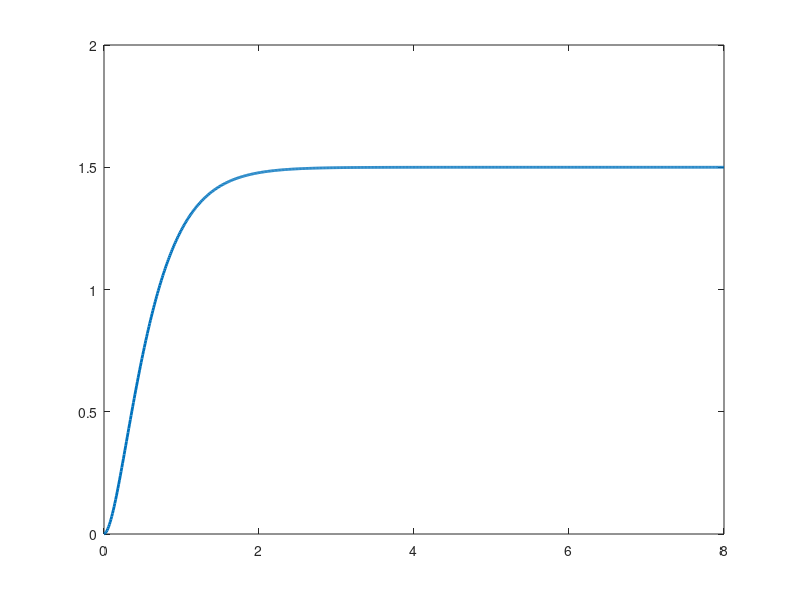

MATLAB code for this plot: (Note: this script raises an error after producing the figure.)
clc;
clear;
close all;

% Parameters
m = 0.75;          % kg
g = 9.81;          % m/s^2
dt = 0.01;         % s
t_end = 8;         % s
t = 0:dt:t_end;

% Controller gains
Kp = 8;
Kd = 5;

% Reference altitude
z_ref = 1.5;       % m

% Preallocate arrays
z  = zeros(size(t));   % altitude
vz = zeros(size(t));   % vertical velocity
az = zeros(size(t));   % vertical acceleration
T  = zeros(size(t));   % total thrust
e  = zeros(size(t));   % altitude error

% Initial conditions
z(1) = 0;
vz(1) = 0;

% Simulation loop
for k = 1:length(t)-1
    
    % Altitude error
    e(k) = z_ref - z(k);
    
    % PD controller
    u = Kp*e(k) - Kd*vz(k);
    
    % Total thrust
    T(k) = m*g + u;
    
    % Thrust saturation
    T(k) = max(0, min(T(k), 20));
    
    % Vertical dynamics
    az(k) = (T(k) - m*g)/m;
    
    % Euler integration
    vz(k+1) = vz(k) + az(k)*dt;
    z(k+1) = z(k) + vz(k+1)*dt;
end

% Final values
e(end)  = z_ref - z(end);
T(end)  = T(end-1);
az(end) = az(end-1);

% Plot altitude
figure;
plot(t, z, 'LineWidth', 2);
hold on;
yline(z_ref, '--', 'LineWidth', 2);
grid on;
xlabel('Time (s)');
ylabel('Altitude (m)');
title('PD altitude control response');
legend('z', 'z_{ref}');

% Plot thrust
figure;
plot(t, T, 'LineWidth', 2);
grid on;
xlabel('Time (s)');
ylabel('Total thrust (N)');
title('PD control thrust history');

% Plot vertical velocity
figure;
plot(t, vz, 'LineWidth', 2);
grid on;
xlabel('Time (s)');
ylabel('Vertical velocity (m/s)');
title('Vertical velocity response');

% Plot vertical acceleration
figure;
plot(t, az, 'LineWidth', 2);
grid on;
xlabel('Time (s)');
ylabel('Vertical acceleration (m/s^2)');
title('Vertical acceleration response');

% Display final values
fprintf('Final altitude = %.4f m\n', z(end));
fprintf('Final altitude error = %.4f m\n', e(end));
